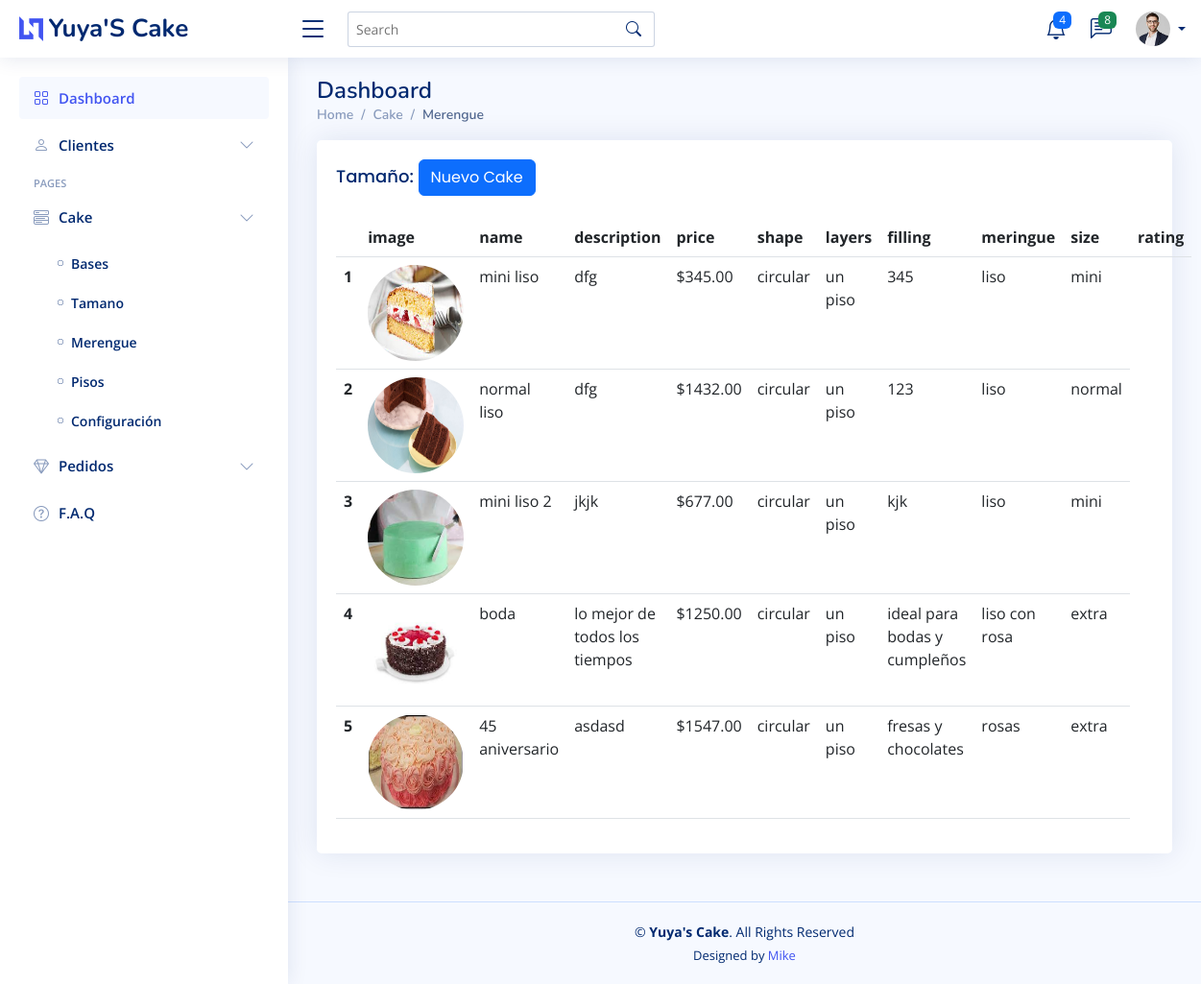
Page /home/cake_list/ (signed in) on the committed database.
### app/yuyakake/models.py (models this page shows, shortened)
class Cake(models.Model):
    name = models.CharField(max_length=100)
    description = models.TextField()
    price = models.DecimalField(max_digits=6, decimal_places=2)
    image = models.ImageField(upload_to='cakes/')
    base = models.ForeignKey(CakeBase, on_delete=models.CASCADE)
    layers = models.ForeignKey(CakeLayer, on_delete=models.CASCADE)
    filling = models.TextField()
    meringue = models.ForeignKey(CakeMeringue, on_delete=models.CASCADE)
    size = models.ForeignKey(CakeSize, on_delete=models.CASCADE)
    rating = models.DecimalField(max_digits=3, decimal_places=2, default=0)

class CakeBase(models.Model):
    name = models.CharField(max_length=50)
    image = models.ImageField(upload_to='base/')
    disponible = models.BooleanField(default=True)
    def __str__(self):
        return self.name

class CakeLayer(models.Model):
    name = models.CharField(max_length=50)
    image = models.ImageField(upload_to='layers/')
    disponible = models.BooleanField(default=True)
    def __str__(self):
        return self.name

class CakeMeringue(models.Model):
    name = models.CharField(max_length=50)
    image = models.ImageField(upload_to='meringues/')
    disponible = models.BooleanField(default=True)
    def __str__(self):
        return self.name

class CakeSize(models.Model):
    name = models.CharField(max_length=50)
    image = models.ImageField(upload_to='sizes/')
    disponible = models.BooleanField(default=True)
    def __str__(self):
        return self.name

### app/yuyakake/views/configuracionview.py (the view)
# urls.py: path('cake_list/', ListarConfiguracionView.as_view(), name='cake_list'),
class ListarConfiguracionView(UserPassesTestMixin, ListView):
    template_name = 'cake/configuracion/listar.html'
    model = Cake
    def test_func(self):
        return self.request.user.is_superuser

### app/yuyakake/templates/cake/configuracion/listar.html (shortened to what this page needs)
{% extends 'admin/dashboard_admin.html' %}
{% load l10n %}
{% load static %}
{% block pagetitle_section %}
    <li class="breadcrumb-item">Cake</li>
    <li class="breadcrumb-item active">Merengue</li>
{% endblock %}
{% block content_dashboar %}
    <section class="section">
        <div class="row">
            <div class="col-lg-12">
                <div class="card">
                    <div class="card-body">
                        <h5 class="card-title">Tamaño:
                            <a class="btn btn-primary" href="{% url 'cake_new' %}">Nuevo Cake</a></h5>
                        <table class="table datatable">
                            <thead>
                            <tr>
                                <th scope="col"></th>
                                <th scope="col">image</th>
                                <th scope="col">name</th>
                                <th scope="col">description</th>
                                <th scope="col">price</th>
                                <th scope="col">shape</th>
                                <th scope="col">layers</th>
                                <th scope="col">filling</th>
                                <th scope="col">meringue</th>
                                <th scope="col">size</th>
                                <th scope="col">rating</th>
                            </tr>
                            </thead>
                            <tbody>
                            {% if object_list %}
                                {% for obj in object_list %}
                                    <tr>
                                        <th scope="row">{{ obj.id }}</th>
                                        <th scope="row">
                                            <img src="{{ obj.image.url }}" class="rounded-circle"
                                                 alt="{{ obj.image }}"
                                                 style="height: 100px; width: 100px">
                                        </th>
                                        <td >{{ obj.name }}</td>
                                        <td >{{ obj.description }}</td>
                                        <td >${{ obj.price|floatformat:2 }}</td>
                                        <td >{{ obj.base }}</td>
                                        <td >{{ obj.layers }}</td>
                                        <td >{{ obj.filling }}</td>
                                        <td >{{ obj.meringue }}</td>
                                        <td >{{ obj.size }}</td>
                                    </tr>
                                {% endfor %}
                            {% endif %}
                            </tbody>
                        </table>
                    </div>
                </div>
            </div>
        </div>
    </section>
{% endblock %}

### app/customUser/templates/admin/dashboard_admin.html (shortened to what this page needs)
{% extends 'registration/base.html' %}
{% load static %}
{% block cotainer_body %}
    <header id="header" class="header fixed-top d-flex align-items-center">
        <div class="d-flex align-items-center justify-content-between">
            <a href="{% url 'landing' %}" class="logo d-flex align-items-center">
                <img src="{% static 'assets/img/logo.png' %}" alt="">
                <span class="d-none d-lg-block">Yuya'S Cake</span>
            </a>
            <i class="bi bi-list toggle-sidebar-btn"></i>
        </div>
        <div class="search-bar">
            <form class="search-form d-flex align-items-center" method="POST" action="#">
                <input type="text" name="query" placeholder="Search" title="Enter search keyword">
                <button type="submit" title="Search"><i class="bi bi-search"></i></button>
            </form>
        </div>
        <nav class="header-nav ms-auto">
            <ul class="d-flex align-items-center">
                <li class="nav-item dropdown">
                    <a class="nav-link nav-icon" href="#" data-bs-toggle="dropdown">
                        <i class="bi bi-bell"></i>
                        <span class="badge bg-primary badge-number">4</span>
                    </a>
                </li>
                <li class="nav-item dropdown">
                    <a class="nav-link nav-icon" href="#" data-bs-toggle="dropdown">
                        <i class="bi bi-chat-left-text"></i>
                        <span class="badge bg-success badge-number">8</span>
                    </a>
                </li>
                <li class="nav-item dropdown pe-3">
                    <a class="nav-link nav-profile d-flex align-items-center pe-0" href="#" data-bs-toggle="dropdown">
                        <img src="{% static 'assets/img/profile-img.jpg' %}" alt="Profile" class="rounded-circle">
                        <span class="d-none d-md-block dropdown-toggle ps-2"></span>
                    </a>
                </li>
            </ul>
        </nav>
    </header>
    {% include 'admin/sidebar.html' %}
    <main id="main" class="main">
        <div class="pagetitle">
            <h1>Dashboard</h1>
            <nav>
                <ol class="breadcrumb">
                    <li class="breadcrumb-item"><a href="{% url 'landing' %}">Home</a></li>
                    {% block pagetitle_section %}{% endblock %}
                </ol>
            </nav>
        </div>
        <section class="section dashboard">
            <div class="row">
                {% block content_dashboar %}{% endblock %}
            </div>
        </section>
    </main>
    <footer id="footer" class="footer">
        <div class="copyright">
            &copy; <strong><span>Yuya's Cake</span></strong>. All Rights Reserved
        </div>
        <div class="credits">
            Designed by <a href="#">Mike</a>
        </div>
    </footer>
{% endblock %}

### app/customUser/templates/registration/base.html (shortened to what this page needs)
{% load static %}
<!DOCTYPE html>
<html lang="en">
<head>
    {% block extra_head %}
    <link href="{% static 'assets/vendor/bootstrap/css/bootstrap.min.css' %}" rel="stylesheet">
    <link href="{% static 'assets/vendor/bootstrap-icons/bootstrap-icons.css' %}" rel="stylesheet">
    <link href="{% static 'assets/vendor/boxicons/css/boxicons.min.css' %}" rel="stylesheet">
    <link href="{% static 'assets/vendor/quill/quill.snow.css' %}" rel="stylesheet">
    <link href="{% static 'assets/vendor/quill/quill.bubble.css' %}" rel="stylesheet">
    <link href="{% static 'assets/vendor/remixicon/remixicon.css' %}" rel="stylesheet">
    <link href="{% static 'assets/vendor/simple-datatables/style.css' %}" rel="stylesheet">
    <link href="{% static 'assets/css/style.css' %}" rel="stylesheet">
    {% endblock %}
</head>
<body>
{% block cotainer_body %}
{% endblock %}
</body>
</html>

### app/customUser/templates/admin/sidebar.html (shortened to what this page needs)
<aside id="sidebar" class="sidebar">
    <ul class="sidebar-nav" id="sidebar-nav">
        <li class="nav-item">
            <a class="nav-link " href="{% url 'login_redirect' %}">
                <i class="bi bi-grid"></i>
                <span>Dashboard</span>
            </a>
        </li>
        <li class="nav-item">
            <a class="nav-link collapsed" data-bs-target="#forms-nav" data-bs-toggle="collapse" href="#">
                <i class="bi bi-person"></i></i><span>Clientes</span><i class="bi bi-chevron-down ms-auto"></i>
            </a>
        </li>
        <li class="nav-heading">Pages</li>
        <li class="nav-item">
            <a class="nav-link collapsed" data-bs-target="#components-nav" data-bs-toggle="collapse" href="#" id="Bases">
                <i class="bi bi-menu-button-wide"></i><span>Cake</span><i
                    class="bi bi-chevron-down ms-auto"></i>
            </a>
            <ul id="components-nav" class="nav-content collapse" data-bs-parent="#sidebar-nav" >
                <li>
                    <a href="{% url 'base_list' %}" >
                        <i class="bi bi-circle"></i><span>Bases</span>
                    </a>
                </li>
                <li>
                    <a href="{% url 'size_list' %}">
                        <i class="bi bi-circle"></i><span>Tamano</span>
                    </a>
                </li>
                <li>
                    <a href="{% url 'merengue_list' %}">
                        <i class="bi bi-circle"></i><span>Merengue</span>
                    </a>
                </li>
                <li>
                    <a href="{% url 'pisos_list' %}">
                        <i class="bi bi-circle"></i><span>Pisos</span>
                    </a>
                </li>
                <li>
                    <a href="{% url 'cake_list' %}">
                        <i class="bi bi-circle"></i><span>Configuración</span>
                    </a>
                </li>
            </ul>
        </li>
        <li class="nav-item">
            <a class="nav-link collapsed" data-bs-target="#icons-nav" data-bs-toggle="collapse" href="#">
                <i class="bi bi-gem"></i><span>Pedidos</span><i class="bi bi-chevron-down ms-auto"></i>
            </a>
        </li>
        <li class="nav-item">
            <a class="nav-link collapsed" href="pages-faq.html">
                <i class="bi bi-question-circle"></i>
                <span>F.A.Q</span>
            </a>
        </li>
    </ul>
</aside>

### app/customUser/static/assets/css/style.css (style rules this page uses)
:root { scroll-behavior: smooth; }
body { font-family: "Open Sans", sans-serif; background: #f6f9ff; color: #444444; }
a { color: #4154f1; text-decoration: none; }
h1, h2, h3, h4, h5, h6 { font-family: "Nunito", sans-serif; }
#main { margin-top: 60px; padding: 20px 30px; transition: all 0.3s; }
.pagetitle { margin-bottom: 10px; }
.pagetitle h1 { font-size: 24px; margin-bottom: 0; font-weight: 600; color: #012970; }
.card { margin-bottom: 30px; border: none; border-radius: 5px; box-shadow: 0px 0 30px rgba(1, 41, 112, 0.1); }
.card-title { padding: 20px 0 15px 0; font-size: 18px; font-weight: 500; color: #012970; font-family: "Poppins", sans-serif; }
.card-body { padding: 0 20px 20px 20px; }
.breadcrumb { font-size: 14px; font-family: "Nunito", sans-serif; color: #899bbd; font-weight: 600; }
.breadcrumb a { color: #899bbd; transition: 0.3s; }
.breadcrumb .breadcrumb-item::before { color: #899bbd; }
.breadcrumb .active { color: #51678f; font-weight: 600; }
.logo { line-height: 1; }
@media (min-width: 1200px) { .logo { width: 280px; } }
.logo img { max-height: 26px; margin-right: 6px; }
.logo span { font-size: 26px; font-weight: 700; color: #012970; font-family: "Nunito", sans-serif; }
.header { transition: all 0.5s; z-index: 997; height: 60px; box-shadow: 0px 2px 20px rgba(1, 41, 112, 0.1); background-color: #fff; padding-left: 20px; }
.header .toggle-sidebar-btn { font-size: 32px; padding-left: 10px; cursor: pointer; color: #012970; }
.header .search-bar { min-width: 360px; padding: 0 20px; }
.header .search-form { width: 100%; }
.header .search-form input { border: 0; font-size: 14px; color: #012970; border: 1px solid rgba(1, 41, 112, 0.2); padding: 7px 38px 7px 8px; border-radius: 3px; transition: 0.3s; width: 100%; }
.header .search-form button { border: 0; padding: 0; margin-left: -30px; background: none; }
.header .search-form button i { color: #012970; }
.header-nav ul { list-style: none; }
.header-nav>ul { margin: 0; padding: 0; }
.header-nav .nav-icon { font-size: 22px; color: #012970; margin-right: 25px; position: relative; }
.header-nav .nav-profile { color: #012970; }
.header-nav .nav-profile img { max-height: 36px; }
.header-nav .nav-profile span { font-size: 14px; font-weight: 600; }
.header-nav .badge-number { position: absolute; inset: -2px -5px auto auto; font-weight: normal; font-size: 12px; padding: 3px 6px; }
.sidebar { position: fixed; top: 60px; left: 0; bottom: 0; width: 300px; z-index: 996; transition: all 0.3s; padding: 20px; overflow-y: auto; scrollbar-width: thin; scrollbar-color: #aab7cf transparent; box-shadow: 0px 0px 20px rgba(1, 41, 112, 0.1); background-color: #fff; }
@media (min-width: 1200px) { #main, #footer { margin-left: 300px; } }
.sidebar-nav { padding: 0; margin: 0; list-style: none; }
.sidebar-nav li { padding: 0; margin: 0; list-style: none; }
.sidebar-nav .nav-item { margin-bottom: 5px; }
.sidebar-nav .nav-heading { font-size: 11px; text-transform: uppercase; color: #899bbd; font-weight: 600; margin: 10px 0 5px 15px; }
.sidebar-nav .nav-link { display: flex; align-items: center; font-size: 15px; font-weight: 600; color: #4154f1; transition: 0.3; background: #f6f9ff; padding: 10px 15px; border-radius: 4px; }
.sidebar-nav .nav-link i { font-size: 16px; margin-right: 10px; color: #4154f1; }
.sidebar-nav .nav-link.collapsed { color: #012970; background: #fff; }
.sidebar-nav .nav-link.collapsed i { color: #899bbd; }
.sidebar-nav .nav-link .bi-chevron-down { margin-right: 0; transition: transform 0.2s ease-in-out; }
.sidebar-nav .nav-content { padding: 5px 0 0 0; margin: 0; list-style: none; }
.sidebar-nav .nav-content a { display: flex; align-items: center; font-size: 14px; font-weight: 600; color: #012970; transition: 0.3; padding: 10px 0 10px 40px; transition: 0.3s; }
.sidebar-nav .nav-content a i { font-size: 6px; margin-right: 8px; line-height: 0; border-radius: 50%; }
.footer { padding: 20px 0; font-size: 14px; transition: all 0.3s; border-top: 1px solid #cddfff; }
.footer .copyright { text-align: center; color: #012970; }
.footer .credits { padding-top: 5px; text-align: center; font-size: 13px; color: #012970; }

### rows in the picture
Cake: id "1", image (picture), name "mini liso", description "dfg", price "345.00", base "circular", layers "un piso", filling "345", meringue "liso", size "mini"
Cake: id "2", image (picture), name "normal liso", description "dfg", price "1432.00", base "circular", layers "un piso", filling "123", meringue "liso", size "normal"
Cake: id "3", image (picture), name "mini liso 2", description "jkjk", price "677.00", base "circular", layers "un piso", filling "kjk", meringue "liso", size "mini"
Cake: id "4", image (picture), name "boda", description "lo mejor de todos los tiempos", price "1250.00", base "circular", layers "un piso", filling "ideal para bodas y cumpleños", meringue "liso con rosa", size "extra"
Cake: id "5", image (picture), name "45 aniversario", description "asdasd", price "1547.00", base "circular", layers "un piso", filling "fresas y chocolates", meringue "rosas", size "extra"
